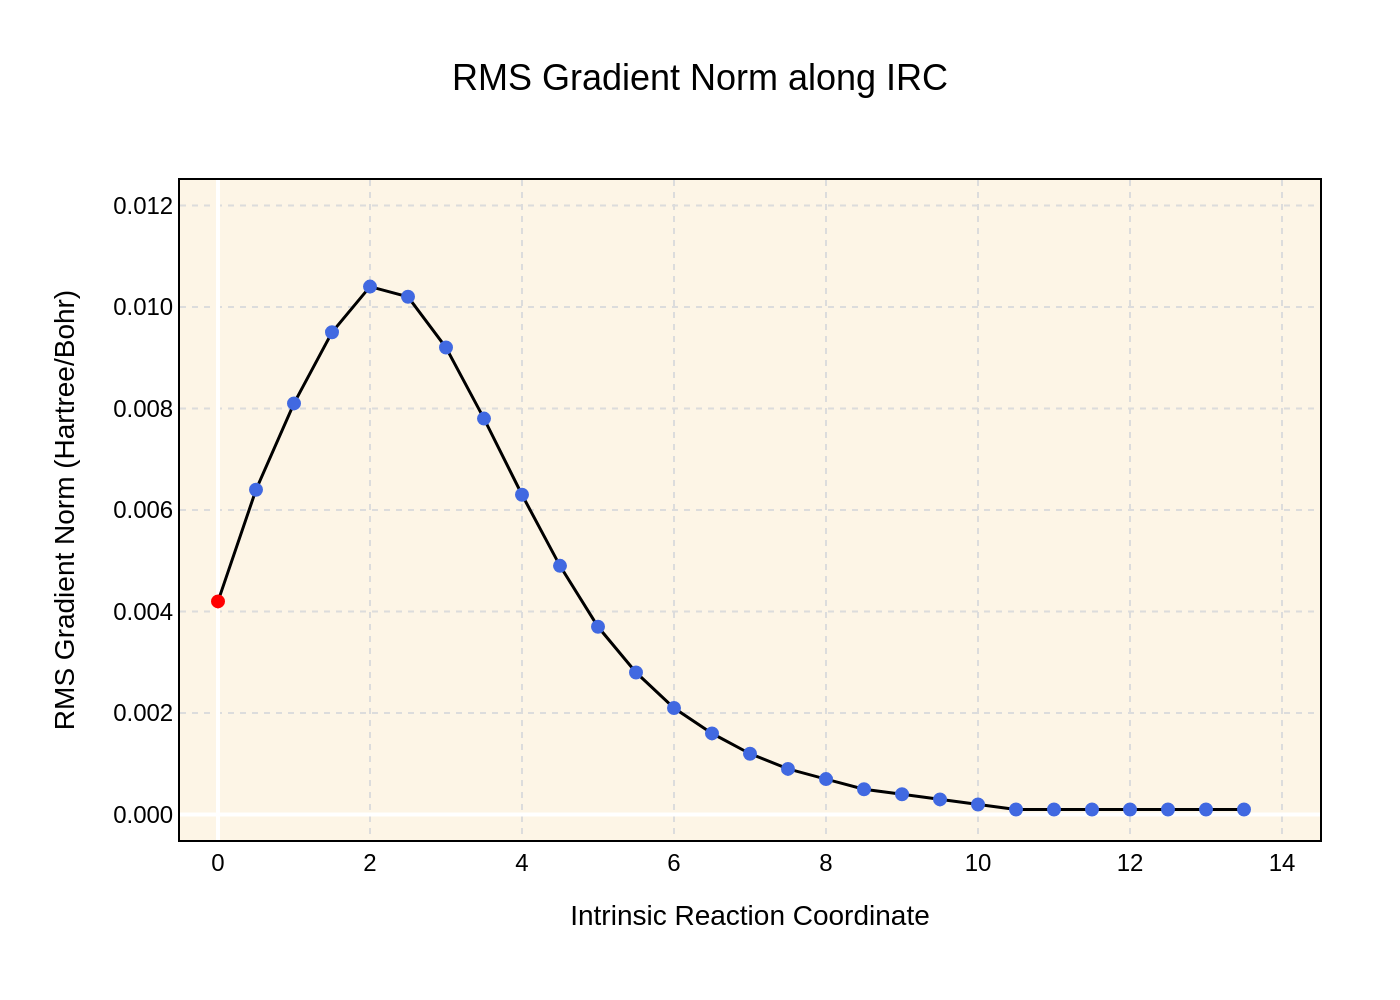

Write the Python code that produced this figure.
import sys
import json
import os
import plotly.graph_objects as go

# --- 1. Load Data from JSON ---
if len(sys.argv) != 2:
    print("Usage: python generate_chart.py <path_to_json>")
    sys.exit(1)

json_path = sys.argv[1]
if not os.path.exists(json_path):
    print(f"Error: JSON file not found at {json_path}")
    sys.exit(1)

with open(json_path, 'r', encoding='utf-8') as f:
    config = json.load(f)

chart_data = config['chart_data']
texts = config['texts']
colors = config['colors']

# --- 2. Create Figure ---
fig = go.Figure()

# --- 3. Add Traces ---
# This chart has one data series.
series = chart_data[0]
x_values = series['x']
y_values = series['y']

line_color = colors[0]
marker_color_default = colors[1]
marker_color_special = colors[2]

# Create a list of colors for the markers, with the first one being special.
marker_colors = [marker_color_special] + [marker_color_default] * (len(x_values) - 1)

fig.add_trace(go.Scatter(
    x=x_values,
    y=y_values,
    mode='lines+markers',
    line=dict(color=line_color, width=1.5),
    marker=dict(
        color=marker_colors,
        size=6,
        line=dict(
            color=marker_colors,  # Marker outline is same as fill
            width=1
        )
    ),
    showlegend=False
))

# --- 4. Configure Layout ---
title_text = texts['title']
if texts.get('subtitle'):
    title_text += f'<br><sub>{texts["subtitle"]}</sub>'

fig.update_layout(
    title=dict(
        text=title_text,
        x=0.5,
        xanchor='center',
        font=dict(family="Arial", size=18, color='black')
    ),
    xaxis_title=dict(
        text=texts['x_axis_title'],
        font=dict(family="Arial", size=14, color='black')
    ),
    yaxis_title=dict(
        text=texts['y_axis_title'],
        font=dict(family="Arial", size=14, color='black')
    ),
    font=dict(family="Arial", size=12, color='black'),
    plot_bgcolor='#FDF5E6',
    paper_bgcolor='white',
    margin=dict(l=90, r=40, t=90, b=80),
    xaxis=dict(
        range=[-0.5, 14.5],
        tickmode='linear',
        tick0=0,
        dtick=2,
        showgrid=True,
        gridwidth=1,
        gridcolor='#DCDCDC',
        griddash='dot',
        showline=True,
        linewidth=1,
        linecolor='black',
        mirror=True
    ),
    yaxis=dict(
        range=[-0.0005, 0.0125],
        tickmode='linear',
        tick0=0,
        dtick=0.002,
        showgrid=True,
        gridwidth=1,
        gridcolor='#DCDCDC',
        griddash='dot',
        showline=True,
        linewidth=1,
        linecolor='black',
        mirror=True,
        tickformat=".3f"
    )
)

if texts.get('source'):
    fig.add_annotation(
        text=texts['source'],
        align='left',
        showarrow=False,
        xref='paper',
        yref='paper',
        x=0,
        y=-0.15,
        xanchor='left',
        yanchor='top',
        font=dict(family="Arial", size=10, color='grey')
    )

# --- 5. Output Image ---
base_filename = os.path.splitext(os.path.basename(json_path))[0]
output_filename = f"{base_filename}.png"

try:
    fig.write_image(output_filename, scale=2)
    print(f"Chart saved to {output_filename}")
except Exception as e:
    print(f"Error saving image: {e}")
    print("Please ensure you have 'kaleido' installed (`pip install kaleido`)")
    sys.exit(1)
